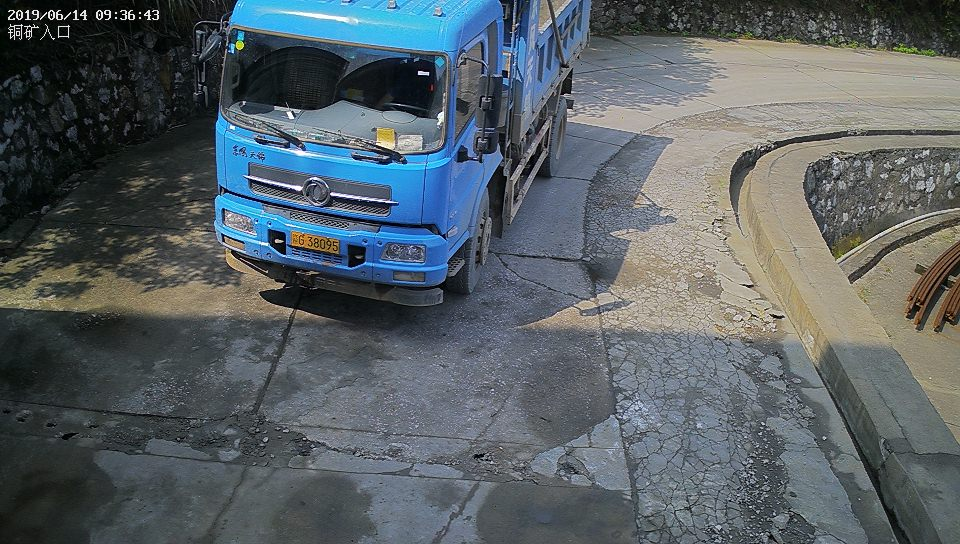
#> input picture photos/20190614093644644.jpg, 960 x 544 px
$ python enhance.py
#> lines starting #> are read from the running program, lines starting #| are printed output that depends on the picture; after the words box and inside, x2 and y2 are one past the last pixel; in counts of white or black regions, pixels touching at a corner belong together
"""
creted by xingxiangrui on 2019.7.4

   this program is to enhance the people behind the trunk glass
        click to select window
        histogram equalization to enahnce the peopel in the window

"""

from PIL import Image,ImageDraw,ImageFont,ImageFilter
import cv2
import time

if_select_window = False
if_enhance_on_histogram = True


## ---------------------- click to select windows------------------
class click_to_select_windows():
    def __init__(self):
        self.img_path='photos/20190614093644644.jpg'

    # [28 lines left out: function run_click_to_select_windows, not called in this run]

##-------------------------------------------------

##---------------- enhance histogram --------------------------
class enhance_on_histogram():
    def __init__(self):
        #self.img_path='photos/20190614082427627.jpg'
        self.img_path = click_to_select_windows().img_path
        if(if_select_window==True):
            self.window_left_top = (ix, ox)  # [x1,x2,y1,y2]
            self.window_right_down = (iy, oy)
        else:
            self.window_left_top=(57,209)      # [x1,x2,y1,y2]
            self.window_right_down=(403,381)
        self.if_show_original_img=False
        self.if_show_cuted_img = False
        self.if_show_equal_hist_cut_img=False
        self.if_save_enhanced_img=True
        self.equal_hist_or_adapt_hist=1 #equal hist is 0, adapt hist is 1

    def run_enhance_on_histogram(self):
        # [7 lines left out: function show_img_and_space_to_break, not called in this run]


        # img windows
        img = cv2.imread(self.img_path)
#> img is the input picture: shape (544, 960, 3); mean B, G, R 101.8, 97.1, 88.4
        cv2.rectangle(img, self.window_left_top, self.window_right_down, (0, 255, 0), 2)
#> img: shape (544, 960, 3); 0.59% of pixels changed, all inside (x1, y1, x2, y2) = (56, 208, 405, 383)

        # cv2.imshow('image', img)
        # cv2.waitKey(1000)
        # time.sleep(10)

        if self.if_show_original_img==True:
            while (1):
                cv2.imshow('image', img)
                if cv2.waitKey(1000) & 0xFF == ord(' '):
                    print("break")
                    break
            cv2.destroyAllWindows()

        # cut img
        cut_img=img[self.window_left_top[1]:self.window_right_down[1],self.window_left_top[0]:self.window_right_down[0]]
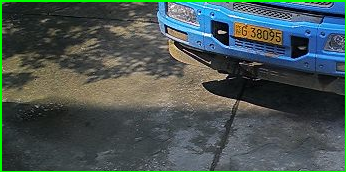
#> cut_img: shape (172, 346, 3); mean B, G, R 82.8, 85.8, 71.5

        if self.if_show_cuted_img==True:
            while (1):
                cv2.imshow('image', cut_img)
                if cv2.waitKey(1000) & 0xFF == ord(' '):
                    print("break")
                    break
            cv2.destroyAllWindows()

        # equal hist
        (b, g, r) = cv2.split(cut_img)
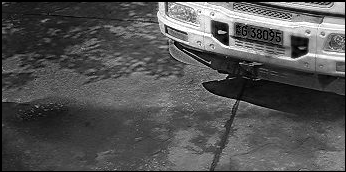
#> b: shape (172, 346); min 0, max 255, mean 82.8
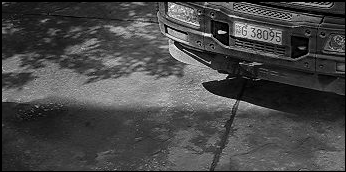
#> r: shape (172, 346); min 0, max 255, mean 71.5

        if(self.equal_hist_or_adapt_hist==0):
            bH = cv2.equalizeHist(b)
            gH = cv2.equalizeHist(g)
            rH = cv2.equalizeHist(r)  # 合并每一个通道
        if(self.equal_hist_or_adapt_hist==1):
            clahe = cv2.createCLAHE(clipLimit=2.0, tileGridSize=(8, 8))
            bH = clahe.apply(b)
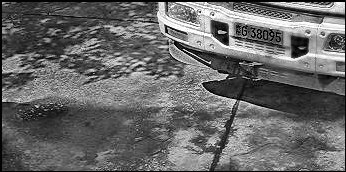
#> bH: shape (172, 346); min 1, max 255, mean 103.9
            gH = clahe.apply(g)
            rH = clahe.apply(r)
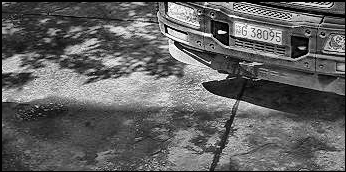
#> rH: shape (172, 346); min 1, max 255, mean 97.5
        result = cv2.merge((bH, gH, rH))
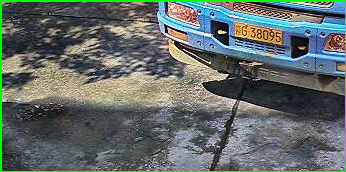
#> result: shape (172, 346, 3); mean B, G, R 103.9, 108, 97.5

        if self.if_show_equal_hist_cut_img==True:
            show_img_and_space_to_break(img=result)

        if self.if_save_enhanced_img==True:
            if(self.equal_hist_or_adapt_hist==0):
                enhanced_img_path=self.img_path.replace(".jpg","enhanced.jpg")
            elif(self.equal_hist_or_adapt_hist==1):
                enhanced_img_path = self.img_path.replace(".jpg", "adaptive_enhanced.jpg")
            img[self.window_left_top[1]:self.window_right_down[1], self.window_left_top[0]:self.window_right_down[0]]=result
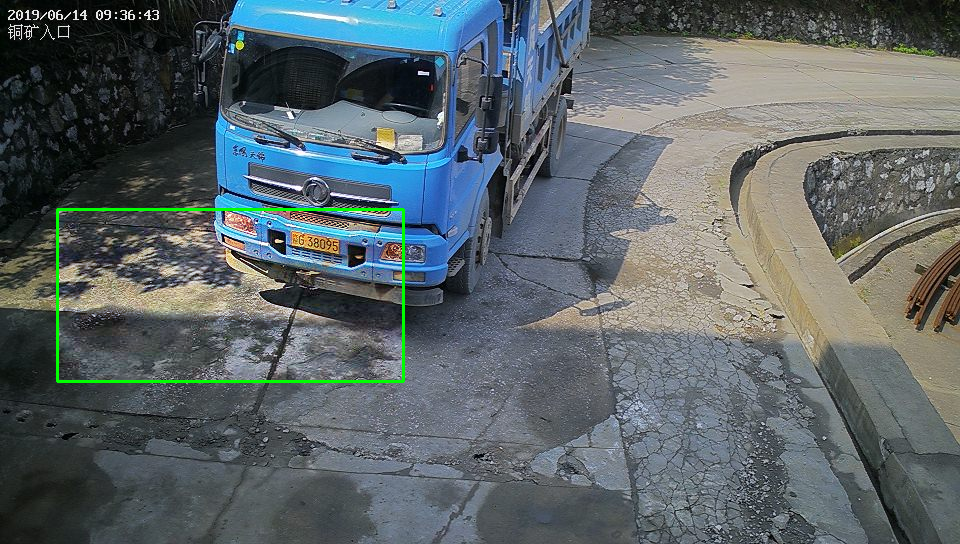
#> img: shape (544, 960, 3); mean B, G, R 103.6, 100.7, 91
            cv2.imwrite(enhanced_img_path,img)


if __name__ == '__main__':


    if(if_select_window==True):
        print("run select window")
        click_to_select_windows().run_click_to_select_windows()

    if(if_enhance_on_histogram==True):
        print("run enhance on histogram")
        enhance_on_histogram().run_enhance_on_histogram()

    print("program done!")

$ run again, with photos/20190614082427627.jpg copied over photos/20190614093644644.jpg
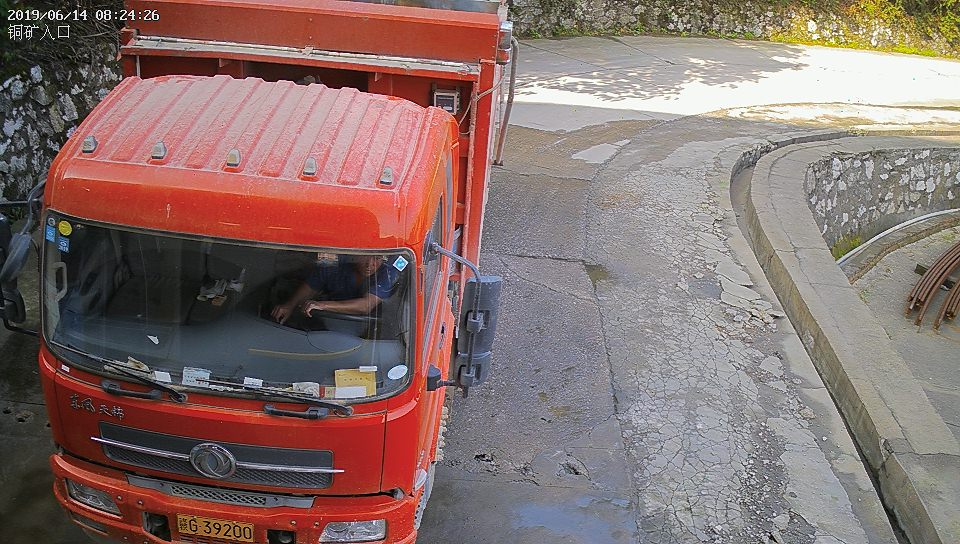
#> input picture photos/20190614082427627.jpg, 960 x 544 px
#> in run_enhance_on_histogram, img is the input picture: shape (544, 960, 3); mean B, G, R 108.8, 112.2, 135
#> in run_enhance_on_histogram, `result = cv2.merge((bH, gH, rH))`:
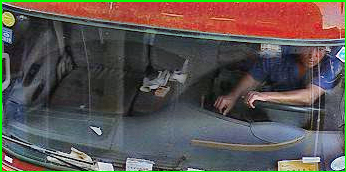
#> result: shape (172, 346, 3); mean B, G, R 80.7, 84.7, 91.7
#> in run_enhance_on_histogram, `img[self.window_left_top[1]:self.window_right_down[1], self.window_lef..`:
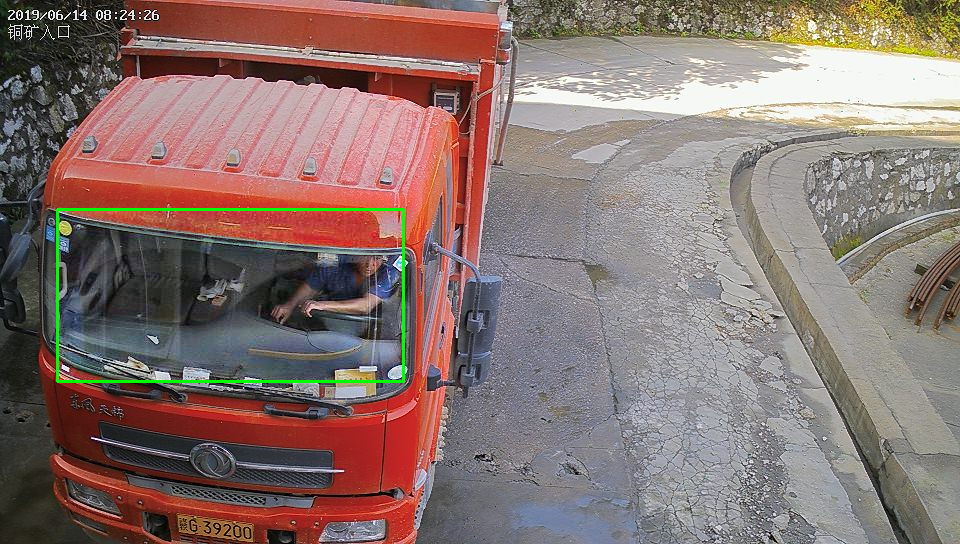
#> img: shape (544, 960, 3); mean B, G, R 111.3, 116.1, 136.6
